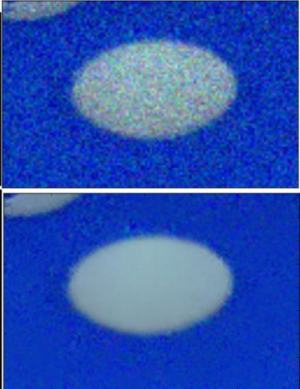
#> input picture 31_denoising/die.jpg, 300 x 389 px
$ python test.py
#> lines starting #> are read from the running program, lines starting #| are printed output that depends on the picture
#!/usr/bin/python3.5
# Created by Eudaemon, All Rights Reserved

import numpy as np
import cv2
from matplotlib import pyplot as plt


img = cv2.imread('die.jpg')
#> img is the input picture: shape (389, 300, 3); mean B, G, R 177.9, 80, 42.8
dst = cv2.fastNlMeansDenoisingColored(img,None,10,10,7,21)
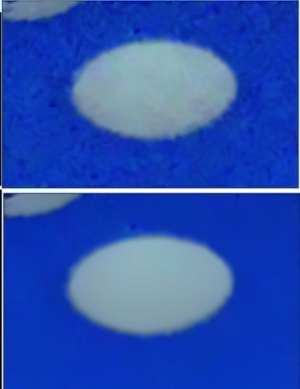
#> dst: shape (389, 300, 3); mean B, G, R 177.8, 79.6, 42.4
plt.subplot(121),plt.imshow(img)
plt.subplot(122),plt.imshow(dst)
plt.show()
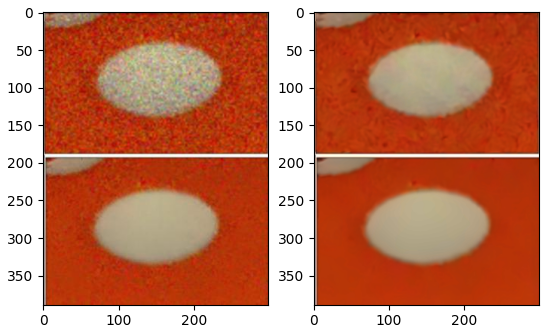
#> figure drawn by matplotlib, 2 panels; B, G, R data is drawn as R, G, B
